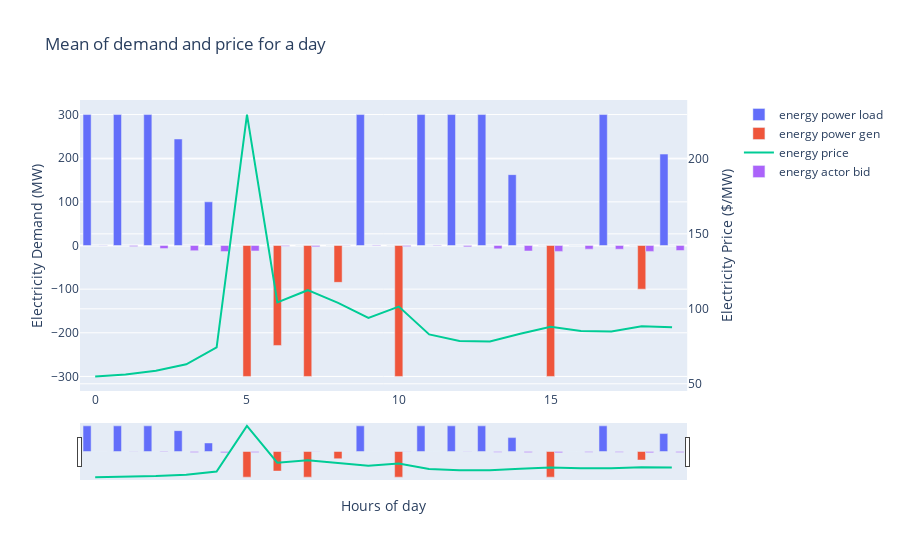

Notebook code for this chart:
### Code cell
fig = make_subplots(specs=[[{"secondary_y": True}]])
fig.add_trace(go.Bar(x=results['timestamp'].index, y=results['bid_energy_power_load'], name='energy power load'), secondary_y=False)
fig.add_trace(go.Bar(x=results['timestamp'].index, y=results['bid_energy_power_gen'], name='energy power gen'), secondary_y=False)
fig.add_trace(go.Scatter(x=results['timestamp'].index, y=results['energy_price'], name='energy price'), secondary_y=True)
fig.add_trace(go.Bar(x=results['timestamp'].index, y=results['bid_energy_actor_power'], name='energy actor bid'), secondary_y=False)

# Add figure title
fig.update_layout(
    title_text="Mean of demand and price for a day",
    xaxis_rangeslider_visible=True,
)

# Set x-axis title
fig.update_xaxes(title_text="Hours of day")

# Set y-axes titles
fig.update_yaxes(title_text="Electricity Demand (MW)", secondary_y=False)
fig.update_yaxes(title_text="Electricity Price ($/MW)", secondary_y=True)

fig.show()

### Figure 1 — Plotly figure (JSON) as saved in the notebook; plotly's stock layout.template omitted (floating-point values rounded to 4 significant figures)
{"data": [{"name": "energy power load", "type": "bar", "x": [0, 1, 2, 3, 4, 5, 6, 7, 8, 9, 10, 11, 12, 13, 14, 15, 16, 17, 18, 19], "xaxis": "x", "y": [300, 300, 300, 244.0, 100, 0, 0, 0, 0, 300, 0, 300, 300, 300, 162.3, 0, 0, 300.0, 0, 209.4], "yaxis": "y"}, {"name": "energy power gen", "type": "bar", "x": [0, 1, 2, 3, 4, 5, 6, 7, 8, 9, 10, 11, 12, 13, 14, 15, 16, 17, 18, 19], "xaxis": "x", "y": [0, 0, 0, 0, 0, -300, -229.0, -300, -84.43, 0, -300.0, 0, 0, 0, 0, -300, -4.312e-06, 0, -100.0, 0], "yaxis": "y"}, {"name": "energy price", "type": "scatter", "x": [0, 1, 2, 3, 4, 5, 6, 7, 8, 9, 10, 11, 12, 13, 14, 15, 16, 17, 18, 19], "xaxis": "x", "y": [54.9, 56.19, 58.73, 62.98, 74.24, 229.6, 104.3, 112.4, 104.0, 94, 101.5, 82.94, 78.59, 78.15, 83.36, 88.1, 85.15, 84.84, 88.41, 87.63], "yaxis": "y2"}, {"name": "energy actor bid", "type": "bar", "x": [0, 1, 2, 3, 4, 5, 6, 7, 8, 9, 10, 11, 12, 13, 14, 15, 16, 17, 18, 19], "xaxis": "x", "y": [0.5258, -2.12, -7.051, -11.82, -13.97, -12.43, -1.7, -2.813, 0.4719, 1.416, -2.497, 1.04, -3.094, -7.711, -12.6, -13.55, -8.323, -8.523, -13.56, -11.46], "yaxis": "y"}], "layout": {"title": {"text": "Mean of demand and price for a day"}, "xaxis": {"anchor": "y", "domain": [0, 0.94], "rangeslider": {"visible": true}, "title": {"text": "Hours of day"}}, "yaxis": {"anchor": "x", "domain": [0, 1], "title": {"text": "Electricity Demand (MW)"}}, "yaxis2": {"anchor": "x", "overlaying": "y", "side": "right", "title": {"text": "Electricity Price ($/MW)"}}}}
